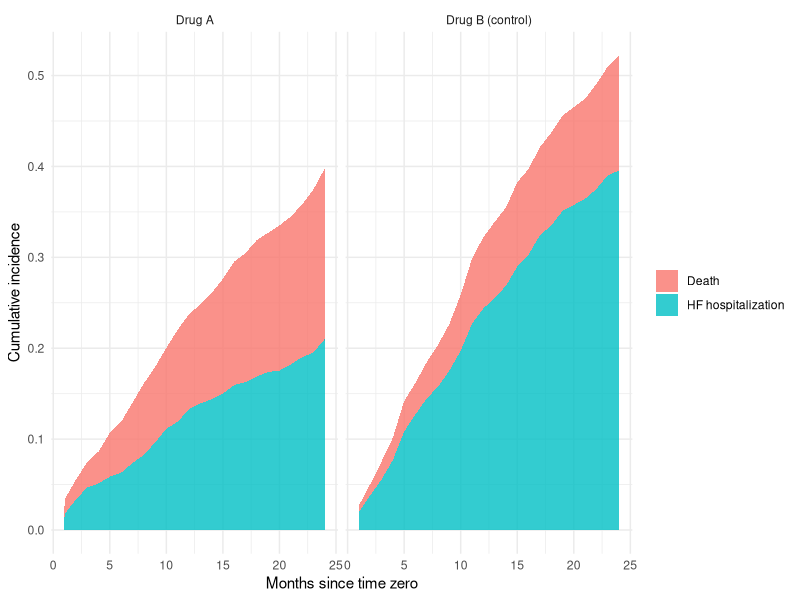

Generate this figure with R:
## ---- chunk 1
#| label: sim-cohort
#| message: false
#| warning: false

library(tidyverse)
library(survival)

set.seed(42)

n <- 1500

cohort <- tibble(
  id            = seq_len(n),
  age           = rnorm(n, 70, 8),
  prior_cvd     = rbinom(n, 1, 0.45),
  kidney        = rbinom(n, 1, 0.30),
  frailty       = rnorm(n, 0, 1)
) %>%
  mutate(
    # treatment more likely in less frail patients (mild confounding)
    pA = plogis(-0.2 + 0.02 * (age - 70) - 0.3 * frailty),
    A  = rbinom(n, 1, pA)
  )

# Discrete-time hazards over 24 months
months <- 24
sim_long <- cohort %>%
  crossing(t = seq_len(months)) %>%
  arrange(id, t) %>%
  group_by(id) %>%
  mutate(
    # hospitalization hazard: lower under A, higher with prior CVD/kidney/age
    h_hosp  = plogis(-4.0 + 0.02 * (age - 70) + 0.5 * prior_cvd
                     + 0.4 * kidney + 0.2 * frailty - 0.7 * A),
    # death hazard: SLIGHTLY HIGHER under A in frail patients
    h_death = plogis(-5.0 + 0.04 * (age - 70) + 0.3 * kidney
                     + 0.5 * frailty + 0.4 * A * (frailty > 0)),
    # loss-to-follow-up hazard: small, weakly informative
    h_ltfu  = plogis(-5.5 + 0.1 * frailty)
  ) %>%
  ungroup()

# Walk forward in time and assign the first event
draw_event <- function(df_id) {
  for (k in seq_len(nrow(df_id))) {
    u <- runif(3)
    if (u[1] < df_id$h_hosp[k])  return(tibble(time = k, event = 1))
    if (u[2] < df_id$h_death[k]) return(tibble(time = k, event = 2))
    if (u[3] < df_id$h_ltfu[k])  return(tibble(time = k, event = 3))
  }
  tibble(time = nrow(df_id), event = 0)  # admin censored at end of follow-up
}

events <- sim_long %>%
  group_by(id) %>%
  group_modify(~ draw_event(.x)) %>%
  ungroup()

dat <- cohort %>% select(id, age, prior_cvd, kidney, frailty, A) %>%
  left_join(events, by = "id")

# Coding: 0 = admin censor, 1 = HF hospitalization, 2 = death, 3 = LTFU
dat %>% count(A, event)
## ---- chunk 2
#| label: three-estimands
#| message: false
#| warning: false

# (a) Naive Kaplan-Meier: death and LTFU both censored
km_fit <- survfit(
  Surv(time, event == 1) ~ A,
  data = dat %>% mutate(event = if_else(event == 1, 1, 0))
)

km_24 <- summary(km_fit, times = 24, extend = TRUE)
km_risk <- tibble(
  A    = c(0, 1),
  risk = 1 - km_24$surv,
  se   = km_24$std.err
)

# (b) Aalen-Johansen / cumulative incidence: death is a competing event,
#     LTFU and admin censoring are right censoring
aj_dat <- dat %>%
  mutate(
    cr_event = case_when(
      event == 1 ~ 1L,   # HF hospitalization
      event == 2 ~ 2L,   # death (competing)
      TRUE       ~ 0L    # admin censor or LTFU
    )
  )

aj_fit <- survfit(
  Surv(time, factor(cr_event, levels = 0:2)) ~ A,
  data = aj_dat
)

# Pull the cumulative incidence for HF hospitalization at t = 24
aj_24 <- summary(aj_fit, times = 24, extend = TRUE)
aj_risk <- tibble(
  A    = rep(c(0, 1), each = 1),
  # column 2 of pstate is cause 1 (HF hospitalization)
  risk = aj_24$pstate[, 2],
  se   = aj_24$std.err[, 2]
)

# (c) Composite endpoint: hospitalization OR death
comp_fit <- survfit(
  Surv(time, event %in% c(1, 2)) ~ A,
  data = dat
)
comp_24 <- summary(comp_fit, times = 24, extend = TRUE)
comp_risk <- tibble(
  A    = c(0, 1),
  risk = 1 - comp_24$surv,
  se   = comp_24$std.err
)

bind_rows(
  km_risk   %>% mutate(estimand = "(a) KM, death censored"),
  aj_risk   %>% mutate(estimand = "(b) AJ, death as competing event"),
  comp_risk %>% mutate(estimand = "(c) Composite (hosp or death)")
) %>%
  arrange(estimand, A)
## ---- chunk 3
#| label: stacked-cif
#| message: false
#| warning: false
#| fig-cap: "Stacked cumulative incidence: HF hospitalization (cause 1) and death (cause 2) by treatment arm."

aj_curve <- broom::tidy(aj_fit) %>%
  filter(state %in% c("1", "2")) %>%
  mutate(
    cause = recode(state, `1` = "HF hospitalization", `2` = "Death"),
    arm   = if_else(strata == "A=0", "Drug B (control)", "Drug A")
  )

aj_curve %>%
  ggplot(aes(time, estimate, fill = cause)) +
  geom_area(position = "stack", alpha = 0.8) +
  facet_wrap(~ arm) +
  labs(x = "Months since time zero", y = "Cumulative incidence",
       fill = NULL) +
  theme_minimal()
## ---- chunk 4
#| label: manual-cif
#| message: false
#| warning: false

manual_cif <- function(time, event, horizon) {
  tibble(time = time, event = event) %>%
    filter(time <= horizon) %>%
    arrange(time) %>%
    group_by(time) %>%
    summarise(
      d_hosp  = sum(event == 1),
      d_death = sum(event == 2),
      n_event = sum(event %in% c(1, 2, 3) | event == 0 & time == time),
      .groups = "drop"
    ) %>%
    mutate(
      n_at_risk = length(time) - cumsum(lag(d_hosp + d_death, default = 0)),
      h_hosp    = d_hosp  / pmax(n_at_risk, 1),
      h_death   = d_death / pmax(n_at_risk, 1),
      S_prev    = cumprod(lag(1 - h_hosp - h_death, default = 1)),
      cif_hosp  = cumsum(S_prev * h_hosp)
    ) %>%
    select(time, h_hosp, h_death, S_prev, cif_hosp)
}

dat %>%
  group_by(A) %>%
  group_modify(~ manual_cif(.x$time, .x$event, horizon = 24)) %>%
  filter(time %in% c(6, 12, 18, 24))
